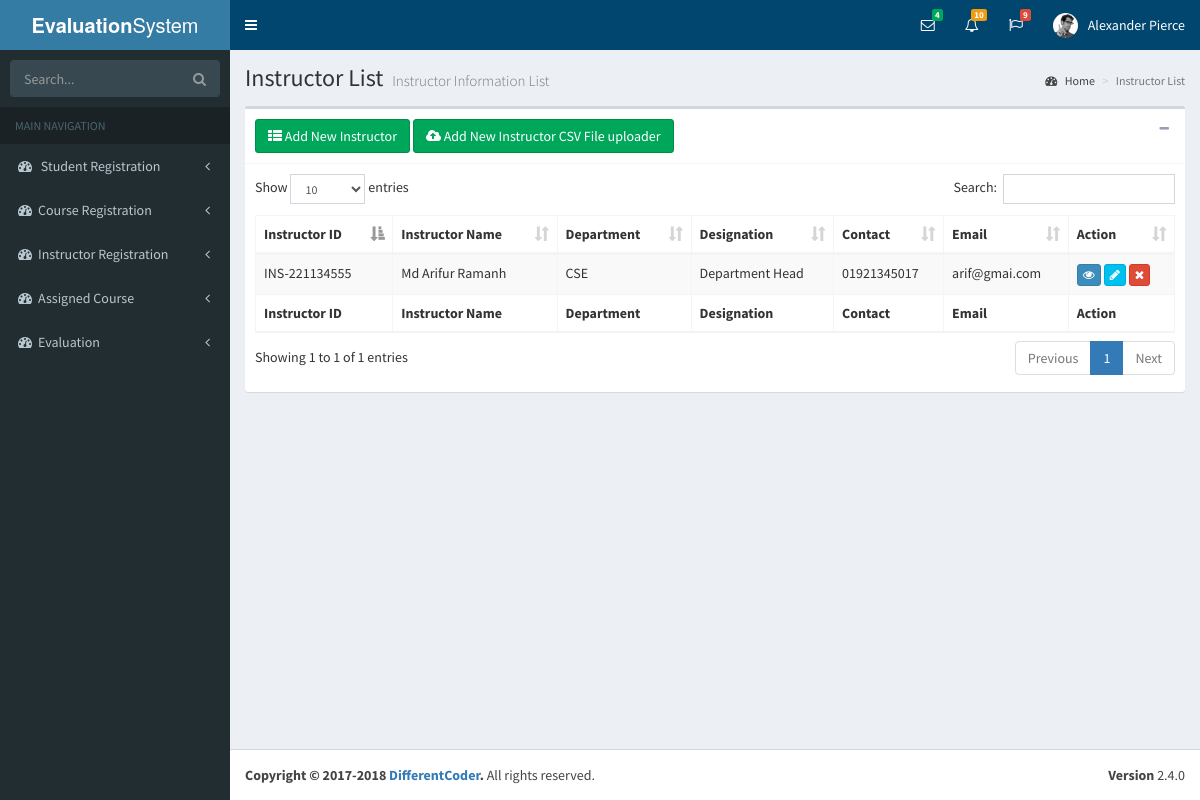
Page /InstructorRegistration.php (signed in) on the committed database.
### tables this page shows
CREATE TABLE `instructor_register` (
  `id` int(11) NOT NULL,
  `instructor_id` varchar(20) NOT NULL,
  `instructor_name` varchar(120) NOT NULL,
  `department` varchar(55) NOT NULL,
  `designation` varchar(55) NOT NULL,
  `email` varchar(55) NOT NULL,
  `contact_no` varchar(15) NOT NULL,
  `present_address` text NOT NULL,
  `permanent_address` text NOT NULL,
  `remark` text NOT NULL,
  `status` int(11) NOT NULL DEFAULT '1'
);

### class/control_view.php (called while the page is built, shortened)
<?php
	function gteAllInstructor($conn) {
		$sql = "SELECT * FROM `instructor_register` Where status = '1'";
		$query = mysqli_query($conn, $sql) or mysqli_error($conn);
		return $query;
	}

### InstructorRegistration.php (the view, shortened to what this page needs)
<?php
require_once 'header.php';
require_once 'leftSide.php';
require_once 'class/control_view.php';
?>
<div class="content-wrapper">
    <section class="content-header">
        <h1>
            Instructor List
            <small>Instructor Information List </small>
        </h1>
        <ol class="breadcrumb">
            <li><a href="home.php"><i class="fa fa-dashboard"></i> Home</a></li>
            <li class="active">Instructor List </li>
        </ol>
    </section>
    <section class="content">
        <div class="row">
            <div class="col-xs-12">
                <div class="box">
                    <div class="box-header with-border">
                        <h3 class="box-title"><a class="btn btn-success" data-toggle="modal" data-target="#modal-addInstructorarea"> <i class="fa fa-th-list" aria-hidden="true"></i> Add New Instructor </a>  </h3>
                        <h3 class="box-title"><a class="btn btn-success" data-toggle="modal" data-target="#modal-addInstructorareacsv"> <i class="fa fa-cloud-upload" aria-hidden="true"></i> Add New Instructor CSV File uploader </a>  </h3>
                        <div class="box-tools pull-right">
                            <button type="button" class="btn btn-box-tool" data-widget="collapse"><i class="fa fa-minus"></i></button>
                        </div>
                    </div>
                    <div class="box-body dc-table-style">
                        <table id="example1" class="table table-bordered table-striped">
                            <thead>
                            <tr>
                                <th>Instructor ID </th>
                                <th>Instructor Name</th>
                                <th>Department</th>
                                <th>Designation</th>
                                <th>Contact</th>
                                <th>Email</th>
                                <th>Action</th>
                            </tr>
                            </thead>
                            <tbody>
							<?php
                            include_once  'class/control_view.php';
                            $gteAllInstructor = gteAllInstructor($conn);
                            while ($view = mysqli_fetch_assoc($gteAllInstructor)) {
                            extract($view);
							?>
                            <tr id="<?php echo $view['id'] ?>">
                                <td><?php echo $view['instructor_id']; ?></td>
                                <td><?php echo $view['instructor_name']; ?></td>
                                <td><?php echo $view['department']; ?></td>
                                <td><?php echo $view['designation']; ?></td>
                                <td><?php echo $view['contact_no']; ?></td>
								<td><?php echo $view['email']; ?></td>
                                <td>
                                    <a href="javascript:void(0);" input type="button" name="view"  id="<?php echo $view["id"]; ?>" class="btn btn-primary btn-xs view_data"><i class="fa fa-eye" aria-hidden="true"></i></a>
                                    <a href="javascript:void(0);" input type="button" name="Update"  id="<?php echo $view["id"]; ?>" class="btn btn-info btn-xs update_data"><i class="fa fa-pencil" aria-hidden="true"></i></a>
                                    <a class='btn btn-danger btn-xs remove'><i class="fa fa-times" aria-hidden="true"></i></a>
                                </td>
                            </tr>
                            <?php } ?>
                            </tbody>
                            <tfoot>
                            <tr>
                                <th>Instructor ID </th>
                                <th>Instructor Name</th>
                                <th>Department</th>
                                <th>Designation</th>
                                <th>Contact</th>
                                <th>Email</th>
                                <th>Action</th>
                            </tr>
                            </tfoot>
                        </table>
                    </div>
                </div>
            </div>
        </div>
    </section>
</div>
<?php require_once 'footer.php';?>

### rows in the picture
instructor_register: instructor "INS-221134555", instructor_name "Md Arifur Ramanh", department "CSE", designation "Department Head", contact_no "01921345017", email "arif@gmai.com"
